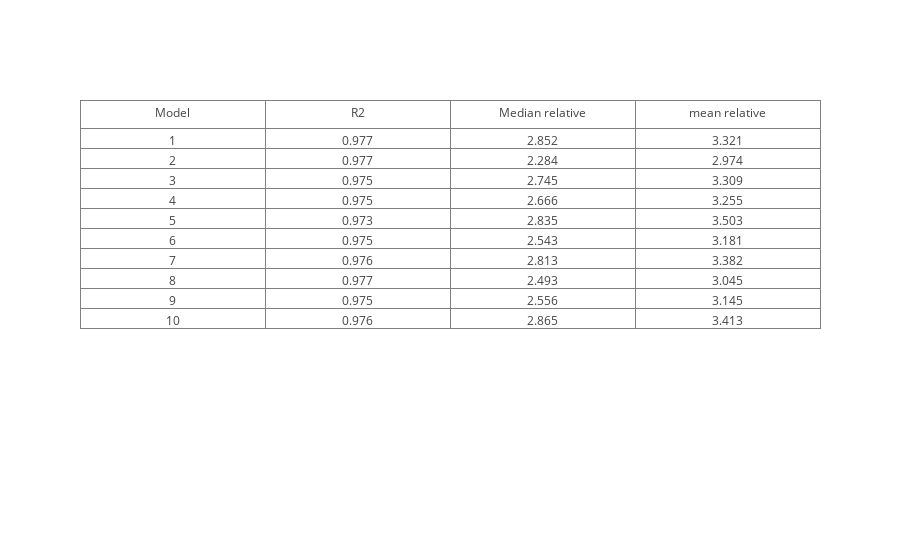

The cell this chart's notebook holds for it:
### Code cell
#Extract results of the first model..

metrics = [ss_r2,  ss_median_relative, ss_mean_relative]

values_to_table = [[1,2,3,4,5,6,7,8,9,10],
                   [m[-1] for m in ss_r2], 
                   [m[-1] for m in ss_median_relative], 
                   [m[-1] for m in ss_mean_relative]]

table_search_best_model = go.Table(
    header=dict(values=["Model","R2", "Median relative", "mean relative"]),
    cells=dict(values=np.round(values_to_table, decimals=3)))

iplot([table_search_best_model])

### Figure 1 — Plotly figure (JSON) as saved in the notebook; plotly's stock layout.template omitted (floating-point values rounded to 4 significant figures)
{"data": [{"cells": {"values": [[1, 2, 3, 4, 5, 6, 7, 8, 9, 10], [0.977, 0.977, 0.975, 0.975, 0.973, 0.975, 0.976, 0.977, 0.975, 0.976], [2.852, 2.284, 2.745, 2.666, 2.835, 2.543, 2.813, 2.493, 2.556, 2.865], [3.321, 2.974, 3.309, 3.255, 3.503, 3.181, 3.382, 3.045, 3.145, 3.413]]}, "header": {"values": ["Model", "R2", "Median relative", "mean relative"]}, "type": "table", "uid": "564a316c-03ab-11e9-bc9a-705a0f47fdfe"}], "layout": {}}
